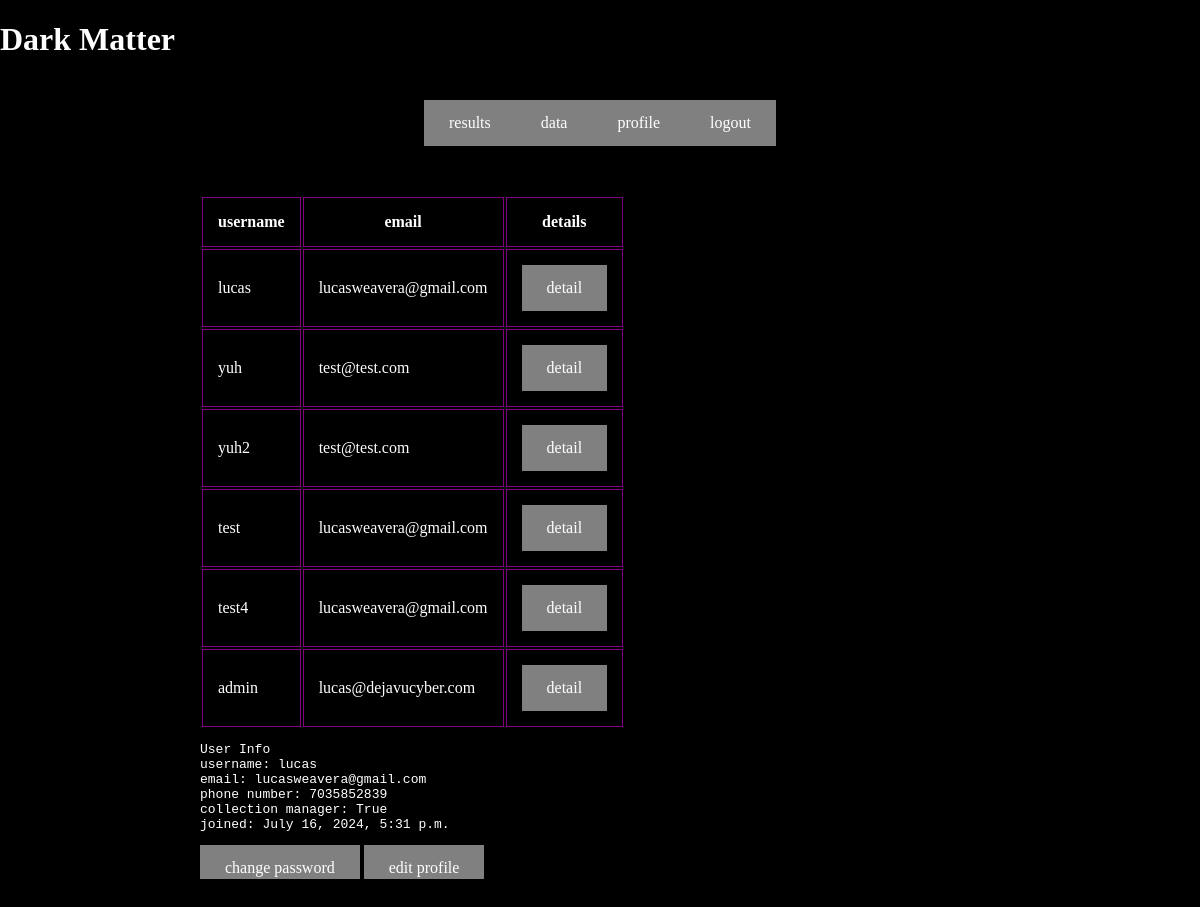
The page /accounts/manage_users/lucas on the database as committed earlier.
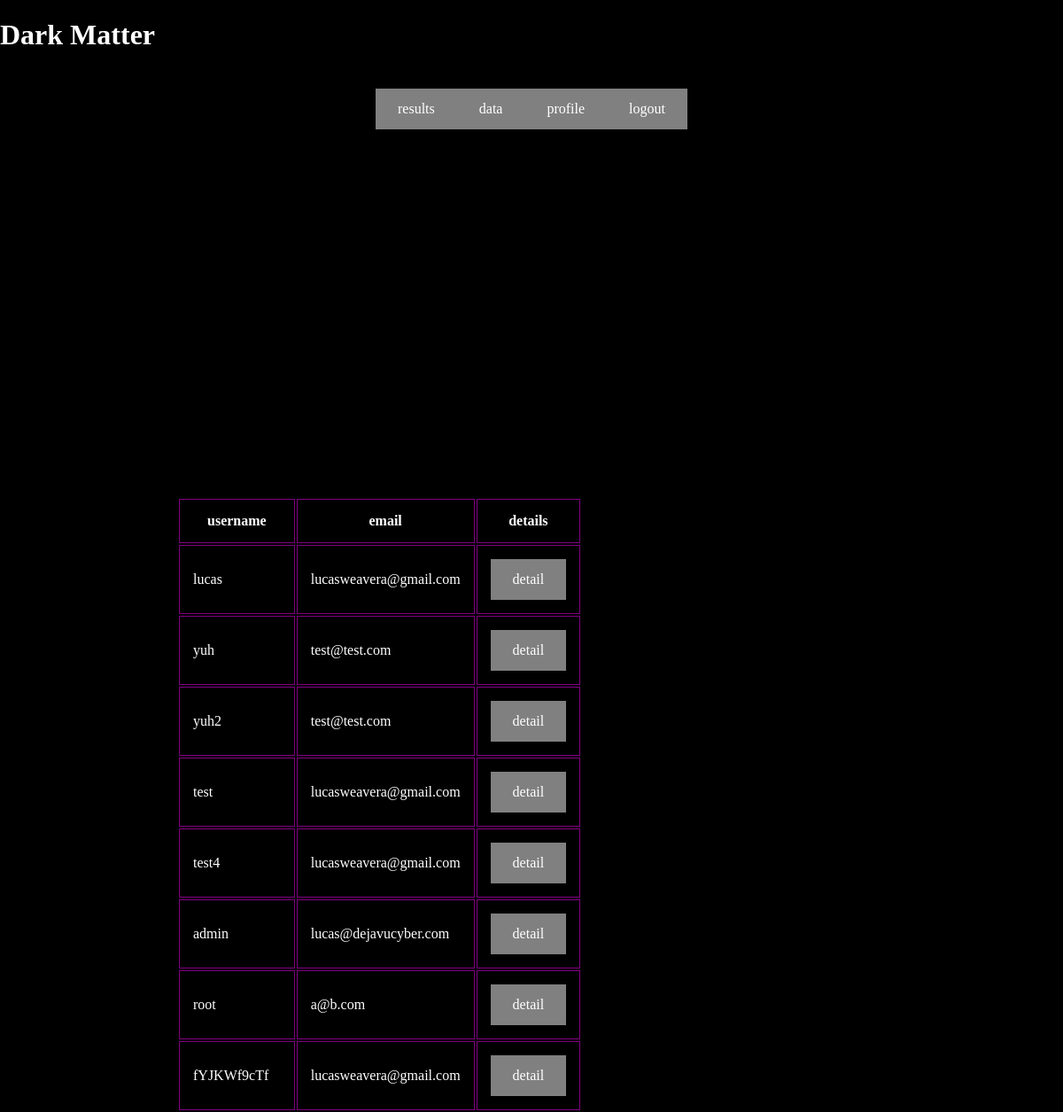
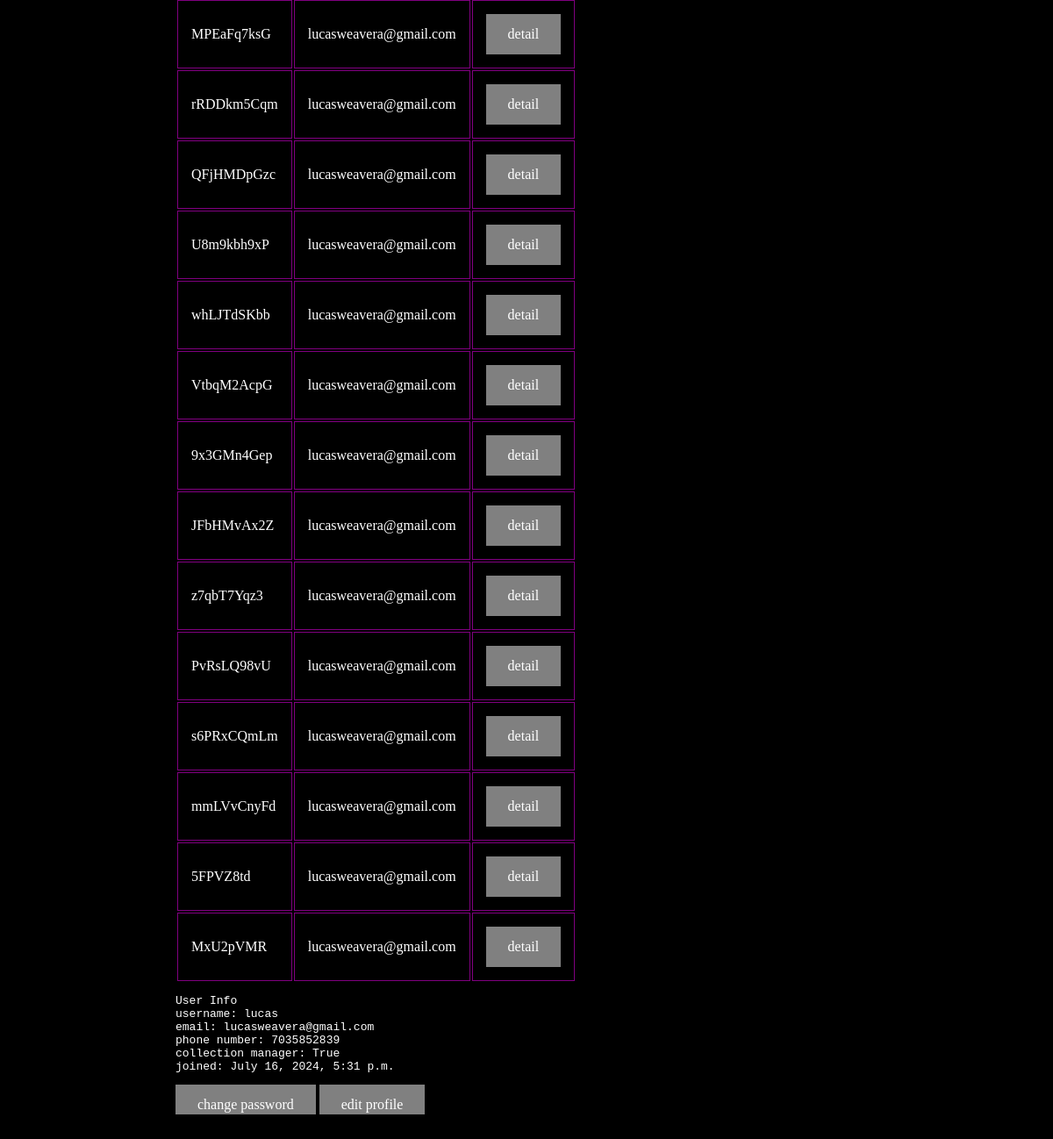
The same page on the database as committed later (2 pictures, top to bottom).
### users/models.py (models this page shows)
class User(AbstractUser):
    phone_number = models.CharField(max_length=20)
    collection_manager = models.BooleanField(default=False)

### users/views.py (the view)
# urls.py: path("accounts/manage_users/<str:username>", manage_users, name='user_detail'),
def manage_users(request,username=None):
    if request.method == "GET" and username is not None:
        return render(request,"users/user_detail.html",{"user_list":User.objects.all(),"current_user":User.objects.get(username=username)})
    elif request.method == "GET":
        return render(request, "users/manage_users.html",
                      {"user_list": User.objects.all()})

### users/templates/users/user_detail.html
{% extends 'users/manage_users.html' %}
{% block user %}
<div>
<pre>User Info
username: {{current_user.username}}
email: {{current_user.email}}
phone number: {{current_user.phone_number}}
collection manager: {{current_user.collection_manager}}
joined: {{current_user.date_joined}}
</pre>
<a href="{% url 'password_change' %}">change password</a>
<a href="{% url 'update user' current_user.username %}">edit profile</a>
</div>
{% endblock %}

### users/templates/users/manage_users.html
{% extends 'base.html' %}
{% block collection_targets %}
    <table>
        <th>username</th>
        <th>email</th>
        <th>details</th>
    {% for user in user_list %}
        <tr>
        <td>{{user.username}}</td>
        <td>{{user.email}}</td>
        <td> <a href="{% url 'user_detail' user.username %}">detail</a></td>
        </tr>
    {% endfor %}
    </table>
{% block user %}
{% endblock %}
    {% endblock %}

Rows that differ between the two databases and show on the page:
added User: username "root", email "a@b.com"
added User: username "fYJKWf9cTf", email "lucasweavera@gmail.com"
added User: username "MPEaFq7ksG", email "lucasweavera@gmail.com"
added User: username "rRDDkm5Cqm", email "lucasweavera@gmail.com"
added User: username "QFjHMDpGzc", email "lucasweavera@gmail.com"
added User: username "U8m9kbh9xP", email "lucasweavera@gmail.com"
added User: username "whLJTdSKbb", email "lucasweavera@gmail.com"
added User: username "VtbqM2AcpG", email "lucasweavera@gmail.com"
added User: username "9x3GMn4Gep", email "lucasweavera@gmail.com"
added User: username "JFbHMvAx2Z", email "lucasweavera@gmail.com"
added User: username "z7qbT7Yqz3", email "lucasweavera@gmail.com"
added User: username "PvRsLQ98vU", email "lucasweavera@gmail.com"
added User: username "s6PRxCQmLm", email "lucasweavera@gmail.com"
added User: username "mmLVvCnyFd", email "lucasweavera@gmail.com"
added User: username "5FPVZ8td", email "lucasweavera@gmail.com"
added User: username "MxU2pVMR", email "lucasweavera@gmail.com"
